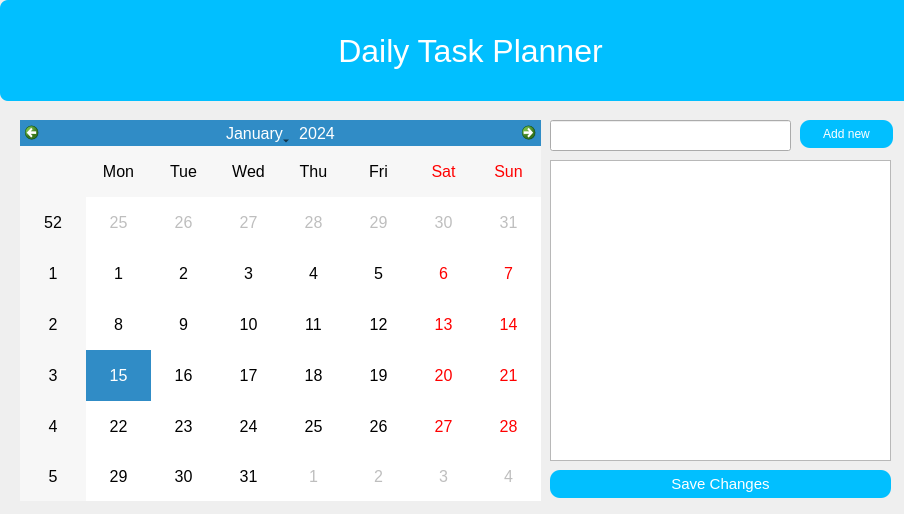
<?xml version="1.0" encoding="UTF-8"?>
<ui version="4.0">
 <class>Form</class>
 <widget class="QWidget" name="Form">
  <property name="geometry">
   <rect>
    <x>0</x>
    <y>0</y>
    <width>904</width>
    <height>514</height>
   </rect>
  </property>
  <property name="windowTitle">
   <string>Form</string>
  </property>
  <widget class="QCalendarWidget" name="calendarWidget">
   <property name="geometry">
    <rect>
     <x>20</x>
     <y>120</y>
     <width>521</width>
     <height>381</height>
    </rect>
   </property>
   <property name="styleSheet">
    <string notr="true">font:12pt;</string>
   </property>
  </widget>
  <widget class="QListWidget" name="tasksListWidget">
   <property name="geometry">
    <rect>
     <x>550</x>
     <y>160</y>
     <width>341</width>
     <height>301</height>
    </rect>
   </property>
   <property name="styleSheet">
    <string notr="true">font:12pt;</string>
   </property>
  </widget>
  <widget class="QPushButton" name="saveButton">
   <property name="geometry">
    <rect>
     <x>550</x>
     <y>470</y>
     <width>341</width>
     <height>28</height>
    </rect>
   </property>
   <property name="styleSheet">
    <string notr="true">border-radius:10px;
background-color: #01BFFF;
color:white;
font:11pt;</string>
   </property>
   <property name="text">
    <string>Save Changes</string>
   </property>
  </widget>
  <widget class="QPushButton" name="addButton">
   <property name="geometry">
    <rect>
     <x>800</x>
     <y>120</y>
     <width>93</width>
     <height>28</height>
    </rect>
   </property>
   <property name="styleSheet">
    <string notr="true">border-radius:10px;
background-color: #01BFFF;
color:white;
</string>
   </property>
   <property name="text">
    <string>Add new</string>
   </property>
  </widget>
  <widget class="QLabel" name="label">
   <property name="geometry">
    <rect>
     <x>0</x>
     <y>0</y>
     <width>941</width>
     <height>101</height>
    </rect>
   </property>
   <property name="styleSheet">
    <string notr="true">font-size : 24pt;
background : #01BFFF;
color:white;
border-radius:8px;</string>
   </property>
   <property name="text">
    <string>Daily Task Planner</string>
   </property>
   <property name="alignment">
    <set>Qt::AlignCenter</set>
   </property>
  </widget>
  <widget class="QLineEdit" name="taskLineEdit">
   <property name="geometry">
    <rect>
     <x>550</x>
     <y>120</y>
     <width>241</width>
     <height>31</height>
    </rect>
   </property>
   <property name="styleSheet">
    <string notr="true">font:12pt;</string>
   </property>
  </widget>
 </widget>
 <resources/>
 <connections/>
</ui>
